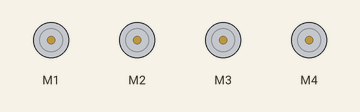
Bench run of a sketch on a simulated Arduino Uno, built with avr-gcc and run on an emulated ATmega328P. On the bench: 4 × DC motor (green arrow = forward, orange = backward, longer = faster).

Above: at 0.1 s.
At 4.1 s:
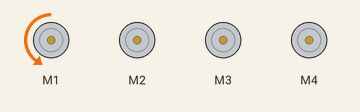
At 8.1 s:
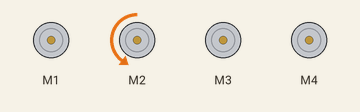
At 16.1 s:
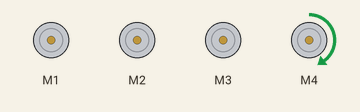
At 26.1 s:
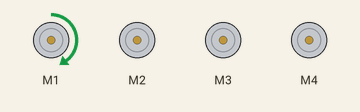
At 38.1 s:
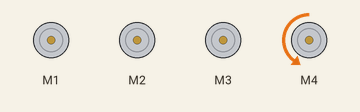
Timing chart, 0 to 40.0 s (numbered marks = the images above):
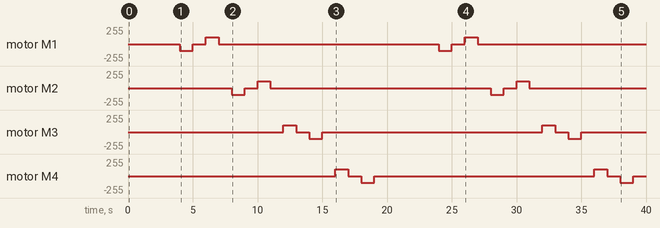

Measured:
- by itself, motor M1: stopped → backward 100/255 at 4.0 s, → stopped 1.0 s later, → forward 100/255 1.0 s later, → stopped 1.0 s later, … (8 changes in this stretch)
- by itself, motor M2: stopped → backward 100/255 at 8.0 s, → stopped 1.0 s later, → forward 100/255 1.0 s later, → stopped 1.0 s later, … (8 changes in this stretch)

The sketch:

motorshield_test.ino
```cpp
#include <Wire.h>
#include <Adafruit_MotorShield.h>
#include "utility/Adafruit_PWMServoDriver.h"

// Create the motor shield object with the default I2C address
Adafruit_MotorShield AFMS = Adafruit_MotorShield();
// Or, create it with a different I2C address (say for stacking)
// Adafruit_MotorShield AFMS = Adafruit_MotorShield(0x61);

// Select which 'port' M1, M2, M3 or M4. In this case, M1
Adafruit_DCMotor *myMotor4 = AFMS.getMotor(4);
Adafruit_DCMotor *myMotor3 = AFMS.getMotor(3);
Adafruit_DCMotor *myMotor2 = AFMS.getMotor(2);
Adafruit_DCMotor *myMotor1 = AFMS.getMotor(1);

// You can also make another motor on port M2
//Adafruit_DCMotor *myOtherMotor = AFMS.getMotor(2);

void setup() {
  Serial.begin(9600);           // set up Serial library at 9600 bps

  AFMS.begin();  // create with the default frequency 1.6KHz
  //AFMS.begin(1000);  // OR with a different frequency, say 1KHz

  // turn on motor
  myMotor1->run(RELEASE);
  myMotor2->run(RELEASE);
  myMotor3->run(RELEASE);
  myMotor4->run(RELEASE);


}

void loop() {
  // put your main code here, to run repeatedly:

  startUpTest();

}

void motorSetSpeed(int motorSpeed, int motor) {
  if (motorSpeed > 255) {
    motorSpeed = 255;
  }
  if (motorSpeed < -255) {
    motorSpeed = -255;
  }

  if (motor == 1) {
    motorRun1(motorSpeed);
  }
  if (motor == 2) {
    motorRun2(motorSpeed);
  }
  if (motor == 3) {
    motorRun3(motorSpeed);
  }
  if (motor == 4) {
    motorRun4(motorSpeed);
  }
}

void motorRun1(int motorSpeed) {
  if (motorSpeed >= 0) {
    myMotor1->run(BACKWARD);
    myMotor1->setSpeed(motorSpeed);
  }
  else {
    myMotor1->run(FORWARD);
    myMotor1->setSpeed(abs(motorSpeed));
  }
}

void motorRun2(int motorSpeed) {
  if (motorSpeed >= 0) {
    myMotor2->run(BACKWARD);
    myMotor2->setSpeed(motorSpeed);
  }
  else {
    myMotor2->run(FORWARD);
    myMotor2->setSpeed(abs(motorSpeed));
  }
}

void motorRun3(int motorSpeed) {
  if (motorSpeed >= 0) {
    myMotor3->run(FORWARD);
    myMotor3->setSpeed(motorSpeed);
  }
  else {
    myMotor3->run(BACKWARD);
    myMotor3->setSpeed(abs(motorSpeed));
  }
}

void motorRun4(int motorSpeed) {
  if (motorSpeed >= 0) {
    myMotor4->run(FORWARD);
    myMotor4->setSpeed(motorSpeed);
  }
  else {
    myMotor4->run(BACKWARD);
    myMotor4->setSpeed(abs(motorSpeed));
  }
}

void startUpTest() {
  uint8_t i;

  for (i=0; i<5; i++){
  motorSetSpeed(100,i);
  delay(1000);
  motorSetSpeed(0,i);
  delay(1000);
  motorSetSpeed(-100,i);
  delay(1000);
  motorSetSpeed(0,i);
  delay(1000);
  }
}
```
